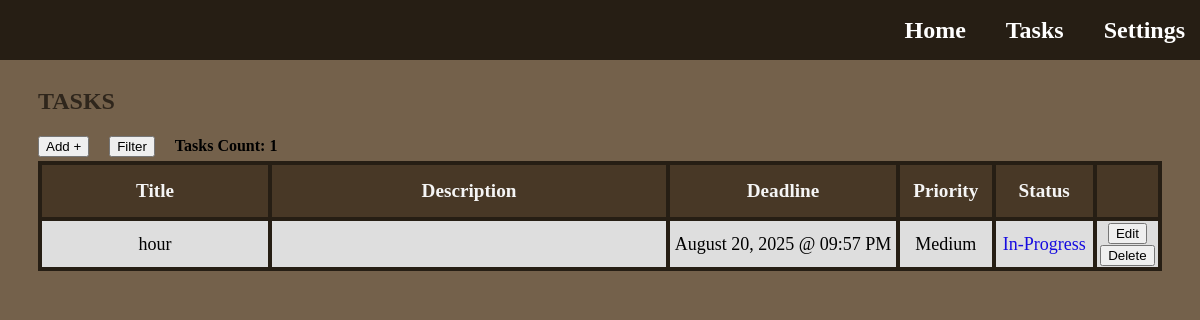
/tasks (signed in), run on an earlier commit of the app's database.
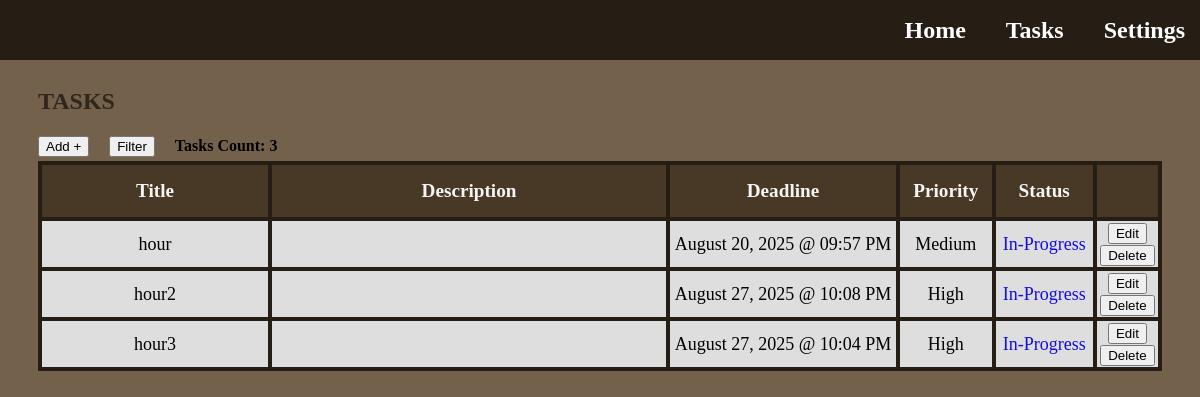
And on a later commit of the database.
### app.py (models this page shows)
class Task(db.Model):
    id = db.Column(db.Integer, primary_key=True)
    title = db.Column(db.String(128), nullable=False)
    description = db.Column(db.Text, nullable=True)
    priority = db.Column(db.String(50), nullable=False)
    deadline = db.Column(db.DateTime, nullable=True)
    status = db.Column(db.String(50), nullable=False, default='In-Progress')
    set_today_reminder = db.Column(db.Boolean, nullable=False, default=True)
    set_tomorrow_reminder = db.Column(db.Boolean, nullable=False, default=True)
    user_id = db.Column(db.Integer, db.ForeignKey('user.id'), nullable=False)
    user = db.relationship('User', backref=db.backref('tasks', lazy=True))

### app.py (the view, shortened to what this page needs)
@app.route('/tasks')
def tasks():
    user_id = session['user_id']
    sort_title = session.get('sort_title')
    sort_type = session.get('sort_type')
    filter_priorities = session.get('filter_priorities', [])
    filter_status = session.get('filter_status', [])
    filter_months = session.get('filter_months', [])
    filter_year = session.get('filter_year', None)
    filter_day = session.get('filter_day', None)
    priority_order_descending = case(
        (Task.priority == 'High', 1),
        (Task.priority == 'Medium', 2),
        (Task.priority == 'Low', 3),
    )
    priority_order_ascending = case(
        (Task.priority == 'Low', 1),
        (Task.priority == 'Medium', 2),
        (Task.priority == 'High', 3),
    )
    status_order_complete = case(
        (Task.status == 'Complete', 1),
        (Task.status == 'In-Progress', 2)
    )
    status_order_in_progress = case(
        (Task.status == 'In-Progress', 1),
        (Task.status == 'Complete', 2)
    )
    query = Task.query.filter_by(user_id=user_id)
    if filter_priorities: # Only true if not empty
        query = query.filter(Task.priority.in_(filter_priorities)) # Filter by checked priorities within given priority list
    if filter_status:
        query = query.filter(Task.status.in_(filter_status)) # Filter by checked status within given status list
    if filter_months:
        query = query.filter(extract('month', Task.deadline).in_(filter_months)) # Filter by checked months within given months list; extract(...) - returns month number from Task columns and matches to filter months list
    if filter_year:
        query = query.filter(extract('year', Task.deadline) == filter_year) # Filter by typed year; extracts year from deadline column in database
    if filter_day:
        query = query.filter(extract('day', Task.deadline) == filter_day) # Filter by typed day; extracts day from deadline column in database
    user_tasks = query.all()  # Get all tasks for this user according to the id, default order is by date task was created from earliest to latest
    user_tasks_count = query.count() # Gets the total count of tasks of the user
    return render_template('tasks.html', tasks=user_tasks, count=user_tasks_count, sort_title=sort_title, sort_type=sort_type, filter_priorities=filter_priorities, filter_status=filter_status, filter_months=filter_months, filter_year=filter_year, filter_day=filter_day)

### templates/tasks.html (shortened to what this page needs)
{% extends "base.html" %}
{% block content %}
  <h1 class="title-page">Tasks</h1>
  <div class="task-features">
    <button href="#" type="button" class="add-button" onclick="openPopup('add-task')">Add +</button>
    <button type="button" class="filter-sort-button" onclick="openPopup('filter-sort-task')">Filter</button>
    <h4>Tasks Count: {{ count }} </h2>
  </div>
  <section class="tasks-section">
      <table class="tasks-table">
        <thead class="table-header">
          <tr>
              <th class="task-title">Title</th>
              <th class="task-description">Description</th>
              <th class="task-deadline">Deadline</th>
              <th class="task-priority">Priority</th>
              <th class="task-status">Status</th>
              <th class="task-options"></th>
          </tr>
        </thead>
        <tbody id="task-body">
          {% for task in tasks %}
          <tr id="task-row">
            <td>{{ task.title }}</td>
            <td>{{ task.description }}</td>
            <td>{{ task.deadline.strftime('%B %d, %Y @ %I:%M %p')  }}</td>
            <td>{{ task.priority }}</td>
            <td class="task-status-data">
              <a href="{{ url_for('change_task_status', task_id=task.id)}}"
              class="task-status {{ task.status | lower | replace(' ', '-') }}">
                {{ task.status }}
              </a>
            </td>
            <td>
              <a>
                <button type="button" class="edit-button" onclick="openEditPopup(this, 'edit-task')"
                  data-id="{{ task.id }}"
                  data-title="{{ task.title }}"
                  data-description="{{ task.description }}"
                  data-priority="{{ task.priority }}"
                  data-deadline="{{ task.deadline.strftime('%B %d %Y @ %I:%M %p')  }}"
                  >
                  Edit
                </button>
              </a>
              <a href="{{ url_for('delete_task', task_id=task.id)}}">
                <button type="button" class="delete-button">Delete</button>
              </a>
            </td>
          </tr>
          {% else %}
          <tr>
            <td colspan="6">No tasks available.</td>
          </tr>
          {% endfor %}
        </tbody>
      </table>
  </section>
{% endblock %}

### templates/base.html (shortened to what this page needs)
<!DOCTYPE html>
<html lang="en">
<head>
    <link rel="stylesheet" href="{{ url_for('static', filename='style.css') }}">
</head>
<body class="homepage">
    <header class="navbar">
        <nav class="navbar-links">
            <a href="{{ url_for('home') }}">Home</a>
            <a href="{{ url_for('tasks') }}">Tasks</a>
            <a href="{{ url_for('settings') }}">Settings</a>
        </nav>
    </header>
    <main>
        {% block content %}{% endblock %}
    </main>
</body>
</html>

### static/style.css (style rules this page uses)
html, body { min-width: 800px; overflow-x: auto; }
.title-page { margin-top: 80px; margin-left: 30px; font-size: x-large; font-weight: bolder; text-transform: uppercase; font-family: 'Lucida Handwriting'; color: #2f261c; }
.homepage { background-color: #74614b; }
.navbar { background-color: #261e14; position: fixed; top: 0; left: 0; width: 100%; height: 60px; padding-left: 5px; display: flex; justify-content: flex-end; align-items: center; z-index: 1000; }
.navbar-links { display: flex; gap: 20px; }
.navbar-links a { font-family: 'Lucida Handwriting'; color: white; margin-right: 20px; font-weight: bold; font-size: 24px; text-decoration: none; }
.tasks-section { margin-left: 30px; margin-right: 30px; display: flex; justify-content: center; }
.tasks-table { border-collapse: collapse; width: 100%; height: 50%; table-layout: fixed; }
.tasks-table th, .tasks-table td { border: 4px solid #261e14; color: black; font-size: large; text-align: center; background: rgb(222, 222, 222); }
.tasks-table th { color: whitesmoke; font-weight: bolder; font-size: larger; height: 50px; background-color: #483826; }
.task-title { width: 20%; }
.task-description { white-space: normal; word-break: break-word; max-width: 400px; width: 35%; }
.task-deadline { width: 20%; }
.task-priority { width: 8%; }
.task-status { width: 8.5%; }
.task-options { width: 8.5; }
.task-status-data { text-decoration: none; color: white }
.task-status.in-progress { color: rgb(22, 11, 224); text-decoration: none; }
.task-features { margin-left: 30px; margin-right: 30px; height: 30px; display: flex; justify-content: flex-start; align-items: center; gap: 20px; }
.add-button { color: black; text-decoration: none; }

What changed in the data, as far as the page shows it:
added Task: title "hour2", deadline "August 27, 2025 @ 10:08 PM", priority "High", status "In-Progress"
added Task: title "hour3", deadline "August 27, 2025 @ 10:04 PM", priority "High", status "In-Progress"
Also different on the page:
{{ count }}: "1" → "3"
